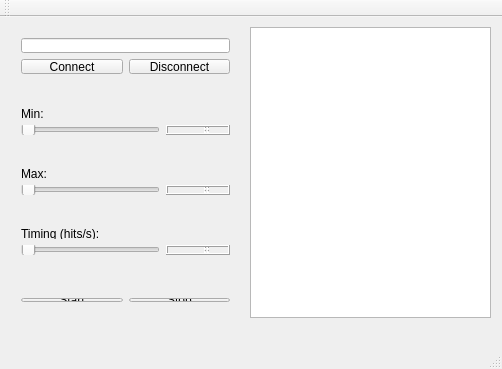
<?xml version="1.0" encoding="UTF-8"?>
<ui version="4.0">
 <class>MainWindow</class>
 <widget class="QMainWindow" name="MainWindow">
  <property name="geometry">
   <rect>
    <x>0</x>
    <y>0</y>
    <width>502</width>
    <height>369</height>
   </rect>
  </property>
  <property name="windowTitle">
   <string>TcpProducer</string>
  </property>
  <widget class="QWidget" name="centralWidget">
   <widget class="QListView" name="listView">
    <property name="geometry">
     <rect>
      <x>250</x>
      <y>10</y>
      <width>241</width>
      <height>291</height>
     </rect>
    </property>
   </widget>
   <widget class="QWidget" name="layoutWidget">
    <property name="geometry">
     <rect>
      <x>10</x>
      <y>80</y>
      <width>231</width>
      <height>49</height>
     </rect>
    </property>
    <layout class="QVBoxLayout" name="verticalLayout_2">
     <item>
      <widget class="QLabel" name="labelMin">
       <property name="text">
        <string>Min:</string>
       </property>
      </widget>
     </item>
     <item>
      <layout class="QHBoxLayout" name="horizontalLayout">
       <item>
        <widget class="QSlider" name="sliderMin">
         <property name="maximum">
          <number>100</number>
         </property>
         <property name="orientation">
          <enum>Qt::Horizontal</enum>
         </property>
        </widget>
       </item>
       <item>
        <widget class="QLCDNumber" name="lcdMin"/>
       </item>
      </layout>
     </item>
    </layout>
   </widget>
   <widget class="QWidget" name="layoutWidget">
    <property name="geometry">
     <rect>
      <x>10</x>
      <y>10</y>
      <width>231</width>
      <height>58</height>
     </rect>
    </property>
    <layout class="QVBoxLayout" name="verticalLayout_3">
     <item>
      <widget class="QLineEdit" name="editIpAddr"/>
     </item>
     <item>
      <layout class="QHBoxLayout" name="horizontalLayout_3">
       <item>
        <widget class="QPushButton" name="btnConnect">
         <property name="text">
          <string>Connect</string>
         </property>
        </widget>
       </item>
       <item>
        <widget class="QPushButton" name="btnDisconnet">
         <property name="text">
          <string>Disconnect</string>
         </property>
        </widget>
       </item>
      </layout>
     </item>
    </layout>
   </widget>
   <widget class="QWidget" name="layoutWidget">
    <property name="geometry">
     <rect>
      <x>10</x>
      <y>140</y>
      <width>231</width>
      <height>49</height>
     </rect>
    </property>
    <layout class="QVBoxLayout" name="verticalLayout">
     <item>
      <widget class="QLabel" name="labelMax">
       <property name="text">
        <string>Max:</string>
       </property>
      </widget>
     </item>
     <item>
      <layout class="QHBoxLayout" name="horizontalLayout_2">
       <item>
        <widget class="QSlider" name="sliderMax">
         <property name="maximum">
          <number>100</number>
         </property>
         <property name="orientation">
          <enum>Qt::Horizontal</enum>
         </property>
        </widget>
       </item>
       <item>
        <widget class="QLCDNumber" name="lcdMax"/>
       </item>
      </layout>
     </item>
    </layout>
   </widget>
   <widget class="QWidget" name="layoutWidget">
    <property name="geometry">
     <rect>
      <x>10</x>
      <y>200</y>
      <width>231</width>
      <height>49</height>
     </rect>
    </property>
    <layout class="QVBoxLayout" name="verticalLayout_4">
     <item>
      <widget class="QLabel" name="labelTiming">
       <property name="text">
        <string>Timing (hits/s):</string>
       </property>
      </widget>
     </item>
     <item>
      <layout class="QHBoxLayout" name="horizontalLayout_4">
       <item>
        <widget class="QSlider" name="sliderTiming">
         <property name="orientation">
          <enum>Qt::Horizontal</enum>
         </property>
        </widget>
       </item>
       <item>
        <widget class="QLCDNumber" name="lcdTiming"/>
       </item>
      </layout>
     </item>
    </layout>
   </widget>
   <widget class="QWidget" name="layoutWidget">
    <property name="geometry">
     <rect>
      <x>10</x>
      <y>270</y>
      <width>231</width>
      <height>26</height>
     </rect>
    </property>
    <layout class="QHBoxLayout" name="horizontalLayout_5">
     <item>
      <widget class="QPushButton" name="btnStart">
       <property name="text">
        <string>Start</string>
       </property>
      </widget>
     </item>
     <item>
      <widget class="QPushButton" name="btnStop">
       <property name="text">
        <string>Stop</string>
       </property>
      </widget>
     </item>
    </layout>
   </widget>
  </widget>
  <widget class="QMenuBar" name="menuBar">
   <property name="geometry">
    <rect>
     <x>0</x>
     <y>0</y>
     <width>502</width>
     <height>21</height>
    </rect>
   </property>
  </widget>
  <widget class="QToolBar" name="mainToolBar">
   <attribute name="toolBarArea">
    <enum>TopToolBarArea</enum>
   </attribute>
   <attribute name="toolBarBreak">
    <bool>false</bool>
   </attribute>
  </widget>
  <widget class="QStatusBar" name="statusBar"/>
 </widget>
 <layoutdefault spacing="6" margin="11"/>
 <resources/>
 <connections>
  <connection>
   <sender>sliderMin</sender>
   <signal>valueChanged(int)</signal>
   <receiver>lcdMin</receiver>
   <slot>display(int)</slot>
   <hints>
    <hint type="sourcelabel">
     <x>136</x>
     <y>158</y>
    </hint>
    <hint type="destinationlabel">
     <x>221</x>
     <y>158</y>
    </hint>
   </hints>
  </connection>
  <connection>
   <sender>sliderMax</sender>
   <signal>valueChanged(int)</signal>
   <receiver>lcdMax</receiver>
   <slot>display(int)</slot>
   <hints>
    <hint type="sourcelabel">
     <x>113</x>
     <y>216</y>
    </hint>
    <hint type="destinationlabel">
     <x>199</x>
     <y>212</y>
    </hint>
   </hints>
  </connection>
  <connection>
   <sender>sliderTiming</sender>
   <signal>valueChanged(int)</signal>
   <receiver>lcdTiming</receiver>
   <slot>display(int)</slot>
   <hints>
    <hint type="sourcelabel">
     <x>127</x>
     <y>273</y>
    </hint>
    <hint type="destinationlabel">
     <x>213</x>
     <y>273</y>
    </hint>
   </hints>
  </connection>
  <connection>
   <sender>editIpAddr</sender>
   <signal>textChanged(QString)</signal>
   <receiver>MainWindow</receiver>
   <slot>setIpAddr(QString)</slot>
   <hints>
    <hint type="sourcelabel">
     <x>144</x>
     <y>51</y>
    </hint>
    <hint type="destinationlabel">
     <x>201</x>
     <y>44</y>
    </hint>
   </hints>
  </connection>
 </connections>
 <slots>
  <slot>setIpAddr(QString)</slot>
 </slots>
</ui>
